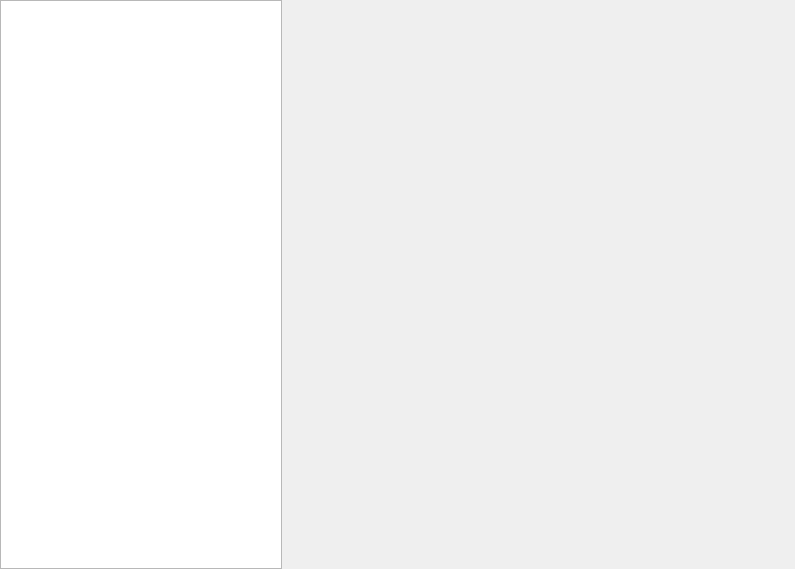
<?xml version="1.0" encoding="UTF-8"?>
<ui version="4.0">
 <class>KCPWindow</class>
 <widget class="QWidget" name="KCPWindow">
  <property name="geometry">
   <rect>
    <x>0</x>
    <y>0</y>
    <width>795</width>
    <height>569</height>
   </rect>
  </property>
  <property name="windowTitle">
   <string>KCPWindow</string>
  </property>
  <layout class="QHBoxLayout" name="horizontalLayout">
   <property name="spacing">
    <number>0</number>
   </property>
   <property name="leftMargin">
    <number>0</number>
   </property>
   <property name="topMargin">
    <number>0</number>
   </property>
   <property name="rightMargin">
    <number>0</number>
   </property>
   <property name="bottomMargin">
    <number>0</number>
   </property>
   <item>
    <widget class="KiranSidebarWidget" name="listWidget">
     <property name="maximumSize">
      <size>
       <width>282</width>
       <height>16777215</height>
      </size>
     </property>
    </widget>
   </item>
   <item>
    <widget class="QWidget" name="widget" native="true">
     <layout class="QVBoxLayout" name="verticalLayout">
      <property name="spacing">
       <number>0</number>
      </property>
      <property name="leftMargin">
       <number>0</number>
      </property>
      <property name="topMargin">
       <number>0</number>
      </property>
      <property name="rightMargin">
       <number>0</number>
      </property>
      <property name="bottomMargin">
       <number>0</number>
      </property>
      <item>
       <widget class="QStackedWidget" name="stackedWidget">
        <widget class="GeneralPage" name="page_general"/>
        <widget class="LayoutPage" name="page_layout"/>
       </widget>
      </item>
     </layout>
    </widget>
   </item>
  </layout>
 </widget>
 <layoutdefault spacing="6" margin="11"/>
 <customwidgets>
  <customwidget>
   <class>KiranSidebarWidget</class>
   <extends>QListWidget</extends>
   <header location="global">kiran-sidebar-widget.h</header>
  </customwidget>
  <customwidget>
   <class>GeneralPage</class>
   <extends>QWidget</extends>
   <header>general-page.h</header>
   <container>1</container>
  </customwidget>
  <customwidget>
   <class>LayoutPage</class>
   <extends>QWidget</extends>
   <header>layout-page.h</header>
   <container>1</container>
  </customwidget>
 </customwidgets>
 <resources/>
 <connections/>
</ui>
